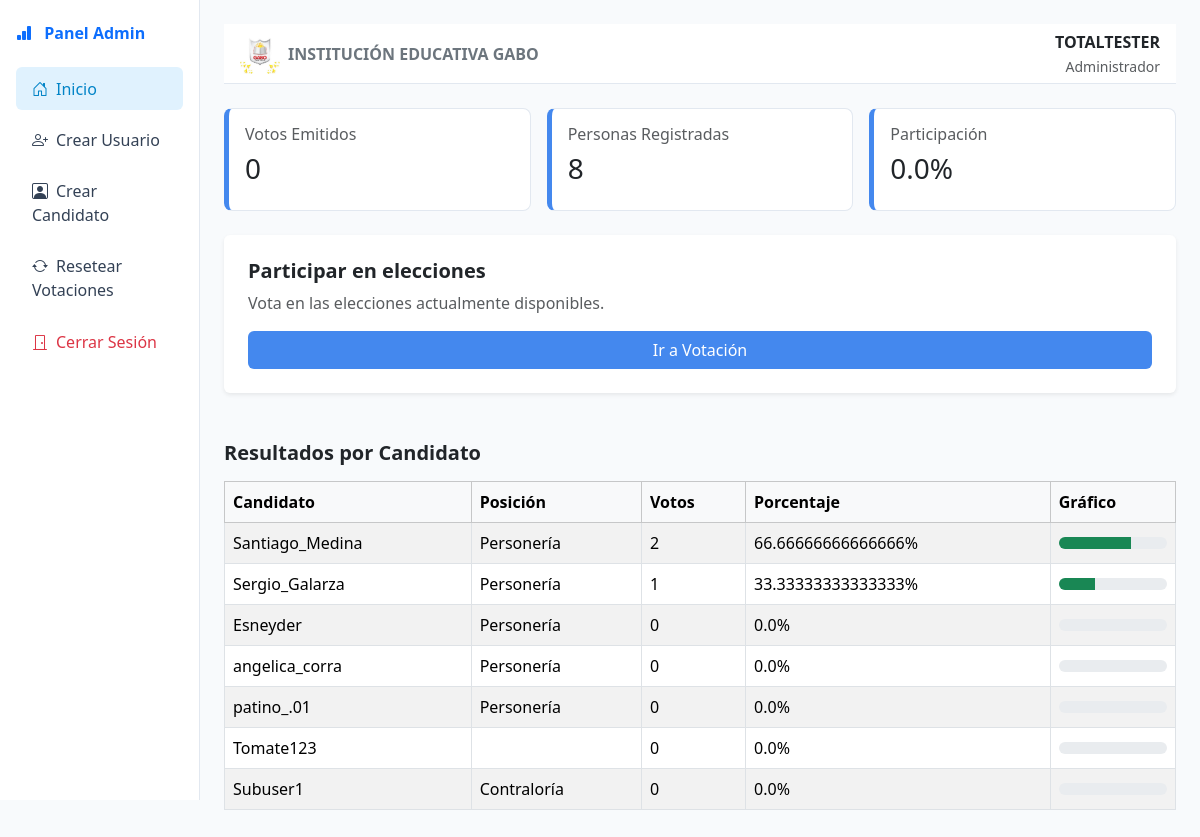
Screenshot of /admin_votes/ (signed in) with the database file from the repository.
### Users/models.py (models this page shows, shortened)
class BaseAuditModel(models.Model):
    created = models.DateTimeField(
        auto_now_add = True
    )
    last_updated = models.DateTimeField(
        auto_now = True
    )
    is_active = models.BooleanField(
        default=True
    )
    class Meta:
        abstract = True

class Candidates(BaseAuditModel):
    ROLES = [
        ('Personería', 'Personería'),
        ('Contraloría', 'Contraloría'),
    ]
    profile = models.OneToOneField(
        Profile,
        on_delete=models.CASCADE,
        related_name='candidate_profile'
        )
    votes = models.IntegerField(
        default=0
        )
    percentage = models.FloatField(
        default=0.0
        )
    description = models.TextField(
        max_length=500,
        default=''
        )
    image = models.ImageField(
        upload_to='candidates/',
        default='candidates/default_candidate.webp'
        )
    role = models.CharField(
        max_length=20,
        choices=ROLES,
        default='Personería'
    )

class Profile(BaseAuditModel):
    user = models.OneToOneField (
        User,
        on_delete=models.CASCADE
        )
    grade = models.CharField (
        max_length=50,
        default=''
        )
    identification = models.IntegerField (
        default=0,
        unique=True
        )
    voted_ombudman = models.BooleanField (
        default=False
        )
    voted_comptroller = models.BooleanField (
        default=False
        )
    class Meta:
        verbose_name = 'Profile'
        verbose_name_plural = 'Profiles'
    def __init__(self, *args, **kwargs):
        super().__init__(*args, **kwargs)

### Users/views.py (the view)
# urls.py: path('admin_votes/', admin_votes, name='admin_votes'),
@login_required(login_url='logIn')
def admin_votes(request):
    if not request.user.is_superuser:
        return redirect('main')
    ombudmans = Candidates.objects.filter(role='Personería')
    comptrollers = Candidates.objects.filter(role='Contraloría')
    votes_ombudman = sum(candidate.votes for candidate in ombudmans)
    votes_comptroller = sum(candidate.votes for candidate in comptrollers)
    for candidate in ombudmans:
        candidate.percentage = (candidate.votes / votes_ombudman * 100) if votes_ombudman > 0 else 0
        candidate.save()
    for candidate in comptrollers:
        candidate.percentage = (candidate.votes / votes_comptroller * 100) if votes_comptroller > 0 else 0
        candidate.save()
    profiles = Profile.objects.all()
    candidates = Candidates.objects.all().order_by('-votes')
    votes_casted = Profile.objects.filter(voted_ombudman=True, voted_comptroller=True).count()
    users = User.objects.filter(is_superuser=False).count()
    if users > 0:
        percentage = (votes_casted / users) * 100
    else:
        percentage = 0
    if request.method == 'GET':
        return render(request,'Users/admin.html',{
            'profiles' : profiles,
            'candidates' : candidates,
            'votes_casted' : votes_casted,
            'users' : users,
            'percentage' : percentage,
        })

### templates/users/admin.html (shortened to what this page needs)
{%load static%}
<!DOCTYPE html>
<html lang="es">
<head>
  <link href="https://cdn.jsdelivr.net/npm/bootstrap@5.3.3/dist/css/bootstrap.min.css" rel="stylesheet">
  <link href="https://cdn.jsdelivr.net/npm/bootstrap-icons@1.10.5/font/bootstrap-icons.css" rel="stylesheet">
  <link rel="stylesheet" href="{% static 'CSS/adminStyles.css' %}">
</head>
<body>
  <div class="container-fluid">
    <div class="row">
        <div class="col-md-2 sidebar d-none d-md-block">
          <h6 class="fw-bold text-primary mb-4">
            <i class="bi bi-bar-chart-fill me-2"></i> Panel Admin
          </h6>
          <a href="{% url 'admin_votes' %}" class="active"><i class="bi bi-house-door me-2"></i>Inicio</a>
          <a href="#" data-bs-toggle="modal" data-bs-target="#crearUsuarioModal" id="createUser"><i class="bi bi-person-plus me-2"></i>Crear Usuario</a>
          <a href="#" data-bs-toggle="modal" data-bs-target="#crearCandidatoModal" id="createCandidate"><i class="bi bi-person-square me-2"></i>Crear Candidato</a>
          <a href="#" data-bs-toggle="modal" data-bs-target="#resetModal"><i class="bi bi-arrow-repeat me-2"></i>Resetear Votaciones</a>
          <a href="{% url 'logout' %}" class="text-danger"><i class="bi bi-door-closed me-2"></i>Cerrar Sesión</a>
        </div>
      <div class="col-md-10 p-4">
        <div class="topbar mb-4">
          <div class="d-flex align-items-center gap-2">
            <img src="{% static 'IMAGES/logo.webp' %}" height="40" />
            <span class="fw-semibold text-secondary">INSTITUCIÓN EDUCATIVA GABO</span>
          </div>
          <div class="text-end">
            <span class="fw-bold d-block">TOTALTESTER</span>
            <small class="text-muted">Administrador</small>
          </div>
        </div>
        <div class="row g-3 mb-4">
          <div class="col-md-4">
            <div class="card-box">
              <h6 class="text-muted">Votos Emitidos</h6>
              <h3>{{ votes_casted }}</h3>
            </div>
          </div>
          <div class="col-md-4">
            <div class="card-box">
              <h6 class="text-muted">Personas Registradas</h6>
              <h3>{{ users }}</h3>
            </div>
          </div>
          <div class="col-md-4">
            <div class="card-box">
              <h6 class="text-muted">Participación</h6>
              <h3>{{ percentage }}%</h3>
            </div>
          </div>
        </div>
        <div class="card p-4 shadow-sm border-0">
          <h5 class="fw-bold mb-2">Participar en elecciones</h5>
          <p class="text-muted">Vota en las elecciones actualmente disponibles.</p>
          <a href="{% url 'main' %}" class="btn btn-action w-100">Ir a Votación</a>
        </div>
        <div class="mt-5">
          <h5 class="fw-bold mb-3">Resultados por Candidato</h5>
          <div class="table-responsive">
            <table class="table table-bordered table-striped align-middle">
              <thead class="table-light">
                <tr>
                  <th>Candidato</th>
                  <th>Posición</th>
                  <th>Votos</th>
                  <th>Porcentaje</th>
                  <th>Gráfico</th>
                </tr>
              </thead>
              <tbody>
                {% for candidate in candidates %}
                <tr>
                  <td>{{ candidate.profile.user.username }}</td>
                  <td>{{ candidate.role }}</td>
                  <td>{{ candidate.votes }}</td>
                  <td>{{ candidate.percentage }}%</td>
                  <td>
                    <div class="progress" style="height: 12px;">
                      <div class="progress-bar bg-success" role="progressbar"style="width: {{ candidate.percentage }}%;" aria-valuenow="{{ candidate.percentage }}" aria-valuemin="0" aria-valuemax="100">
                      </div>
                    </div>
                  </td>
                </tr>
                {% endfor %}
              </tbody>
            </table>
          </div>
        </div>
      </div>
    </div>
  </div>
</body>
</html>

### static/CSS/adminStyles.css (style rules this page uses)
body { background-color: #f8fafc; }
.sidebar { height: 100vh; background-color: #ffffff; border-right: 1px solid #e2e8f0; padding: 1.5rem 1rem; }
.sidebar a { display: block; padding: 0.6rem 1rem; color: #334155; text-decoration: none; border-radius: 6px; margin-bottom: 0.5rem; }
.sidebar a.active, .sidebar a:hover { background-color: #e0f2fe; color: #0284c7; }
.topbar { height: 60px; background-color: #ffffff; border-bottom: 1px solid #e2e8f0; padding: 0 1rem; display: flex; align-items: center; justify-content: space-between; }
.card-box { background-color: #ffffff; border: 1px solid #e2e8f0; border-left: 5px solid #48e; border-radius: 8px; padding: 1rem; }
.btn-action { background-color: #48e; color: white; }

### rows the page displays
Candidates: profile.user.username "Santiago_Medina", role "Personería", votes "2", percentage "66.66666666666666"
Candidates: profile.user.username "Sergio_Galarza", role "Personería", votes "1", percentage "33.33333333333333"
Candidates: profile.user.username "Esneyder", role "Personería", votes "0", percentage "0.0"
Candidates: profile.user.username "angelica_corra", role "Personería", votes "0", percentage "0.0"
Candidates: profile.user.username "patino_.01", role "Personería", votes "0", percentage "0.0"
Candidates: profile.user.username "Tomate123", votes "0", percentage "0.0"
Candidates: profile.user.username "Subuser1", role "Contraloría", votes "0", percentage "0.0"

### other values shown
{{ votes_casted }} "0"
{{ users }} "8"
{{ percentage }} "0.0"
